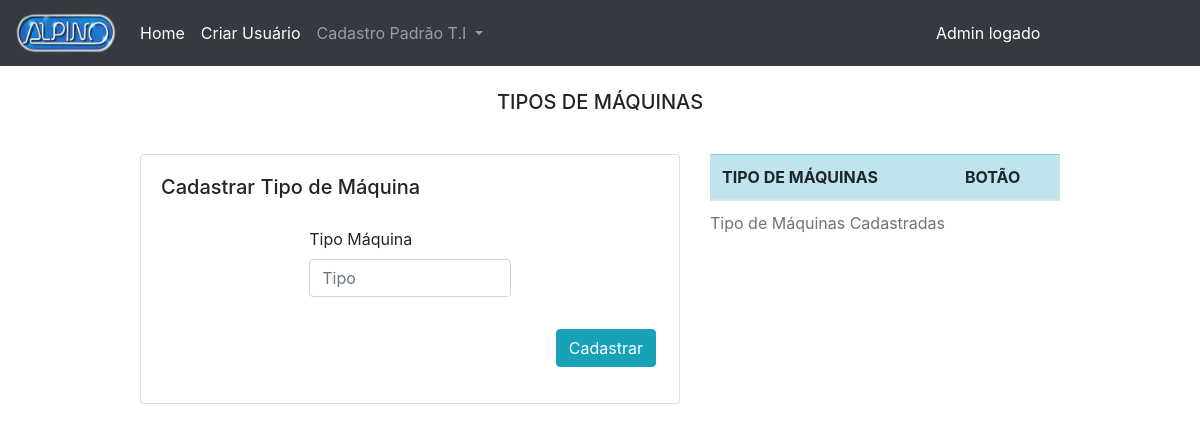
The app's page /public/pags/admin/registerStandard/registerTipoMaquinas.php, older data.
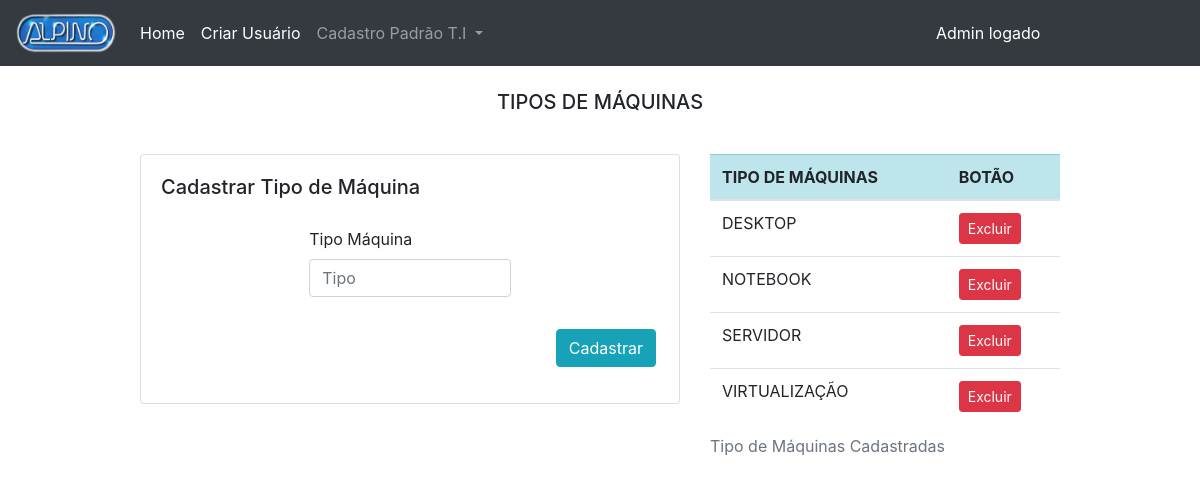
The same page, newer data.
### tables this page shows
CREATE TABLE `tipo_maquina` (
  `id` int(10) UNSIGNED NOT NULL,
  `tipo_maquina` varchar(45) NOT NULL
);

### public/pags/admin/registerStandard/registerTipoMaquinas.php (the view, shortened to what this page needs)
<?php
    include_once("../../../../src/config/conexaodb.php");
    $coleta = mysqli_query($conn, "SELECT * FROM tipo_maquina order by tipo_maquina asc");
?>
<html lang="pt-br">
<head>
    <link rel="stylesheet" href="../../../../node_modules/bootstrap/dist/css/bootstrap.css">
</head>
<body>
    <?php
        include_once '../include/nav_register.php';
    ?>
    <div class="container">
        <div class="row">
            <div class="col">
                <div class="py-3 text-center">
                    <h5 class="display-5 m-2">TIPOS DE MÁQUINAS</h5>
                </div>
            </div>
        </div>
        <div class="row justify-content-center">
            <div class="col-md-6">
                <div class="py-3">
                    <div class="card">
                        <div class="card-body">
                            <h5 class="card-title">Cadastrar Tipo de Máquina</h5>
                            <div class="row">
                                <div class="col">
                                    <form action="../../../../src/db/admin/tipoMaquina/insert.php" method="POST">
                                        <div class="form-row justify-content-center">
                                            <div class="form-group col-md-5">
                                                <label for="inputTipoMaquina" class="pt-3">Tipo Máquina</label>
                                                <input type="text" name="inputTipoMaquina" class="form-control" placeholder="Tipo">
                                            </div>
                                        </div>
                                        <div class="pt-3">
                                            <div class="form-row justify-content-end">
                                                <button type="submit" class="btn btn-info mr-2">Cadastrar</button>
                                            </div>
                                        </div>
                                    </form>
                                </div>
                            </div>
                        </div>
                    </div>
                </div>
            </div>
            <div class="col-md-4">
                <div class="py-3">
                    <table class="table">
                        <caption>Tipo de Máquinas Cadastradas</caption>
                        <thead>
                            <tr class="table-info">
                                <th scope="col">TIPO DE MÁQUINAS</th>
                                <th scope="col">BOTÃO</th>
                            </tr>
                        </thead>
                        <tbody>
                            <?php while($linha = mysqli_fetch_assoc($coleta)) { ?>
                            <tr>
                                <td>
                                    <?php echo $linha['tipo_maquina']; ?>
                                </td>
                                <td>
                                    <a href="../../../../src/db/admin/tipoMaquina/delete.php?id=<?php echo $linha['id']; ?>">
                                        <button type="button" class="btn btn-danger btn-sm">Excluir</button>
                                    </a>
                                </td>
                            </tr>
                            <?php } ?>
                        </tbody>
                    </table>
                </div>
            </div>
        </div>
    </div>
</body>
</html>

Row changes from the older to the newer data that the page shows:
added tipo_maquina: tipo_maquina "DESKTOP"
added tipo_maquina: tipo_maquina "NOTEBOOK"
added tipo_maquina: tipo_maquina "SERVIDOR"
added tipo_maquina: tipo_maquina "VIRTUALIZAÇÃO"
